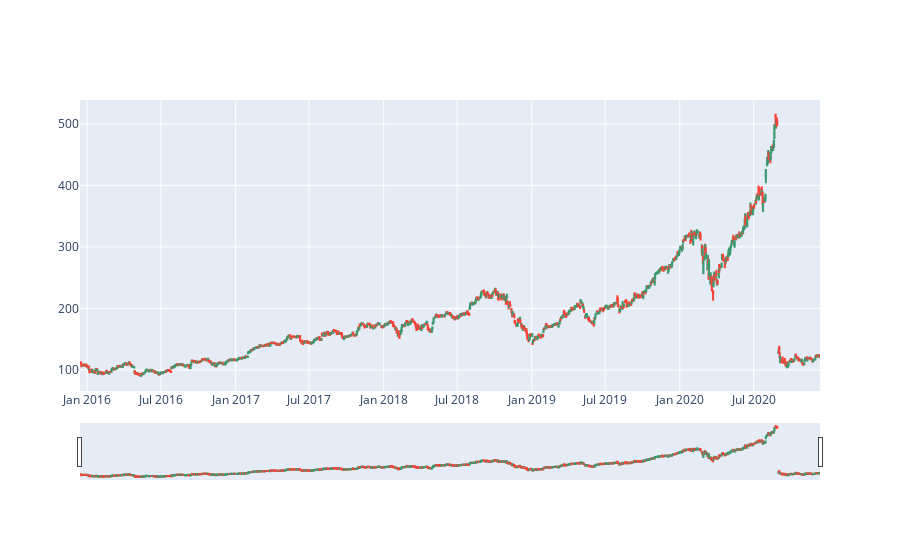

Source (notebook cell):
### Code cell
fig = go.Figure(data=[go.Candlestick(x=df.index.get_level_values(1),
                open=df['open'],
                high=df['high'],
                low=df['low'],
                close=df['close'])])

fig.show()

### Figure 1 — Plotly figure (JSON) as saved in the notebook; plotly's stock layout.template omitted (floating-point values rounded to 4 significant figures; data arrays with more than 128 entries replaced by an {"elided": "..."} marker saying what was removed)
{"data": [{"close": {"elided": "1258 float values"}, "high": {"elided": "1258 float values"}, "low": {"elided": "1258 float values"}, "open": {"elided": "1258 float values"}, "type": "candlestick", "x": {"elided": "1258 str values"}}], "layout": {"autosize": true, "xaxis": {"autorange": true, "range": ["2015-12-14 12:00", "2020-12-11 12:00"], "rangeslider": {"autorange": true, "range": ["2015-12-14 12:00", "2020-12-11 12:00"], "yaxis": {"_template": null, "rangemode": "match"}}, "showspikes": false, "type": "date"}, "yaxis": {"autorange": true, "range": [65.82, 538.8]}}}
